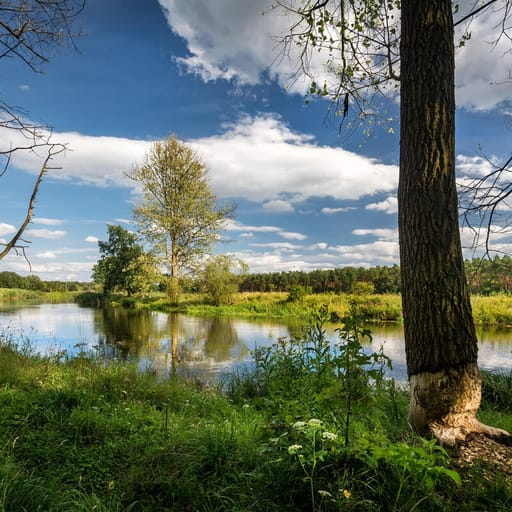
#> input picture homework_6/img1.jpg, 512 x 512 px
$ jupyter execute homework_6.ipynb
#> lines starting #> are read from the running program, lines starting #| are printed output that depends on the picture
[cell 1]
import numpy as np
import cv2 as cv
import matplotlib.pyplot as plt
import math
import copy
from skimage.metrics import structural_similarity as ssim, mean_squared_error as mse

[cell 2]
image = cv.imread('img1.jpg')
#> image is the input picture: shape (512, 512, 3); mean B, G, R 100.7, 112.6, 100.7
image = cv.cvtColor(image, cv.COLOR_BGR2GRAY)
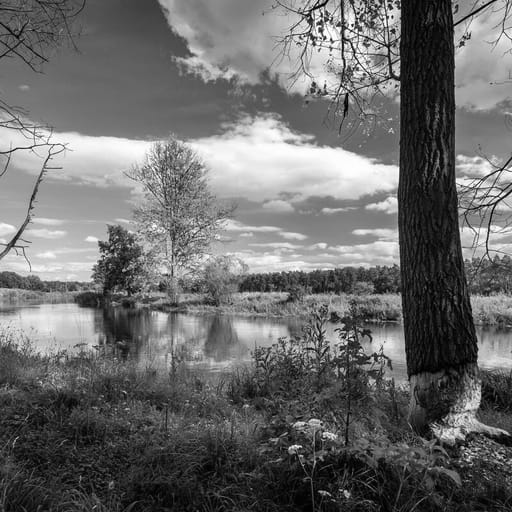
#> image: shape (512, 512); min 0, max 255, mean 107.7
image = image.astype(np.float64)

plt.imshow(image, cmap="gray")

[cell 3]
def haar_transform_horizontal(image_data):
    even_cols = image_data[:, 0::2]
    odd_cols = image_data[:, 1::2]
    low_pass = (even_cols + odd_cols) / 2
    high_pass = (even_cols - odd_cols) / 2
    return np.concatenate([low_pass, high_pass], axis=1)

def haar_wavelet_2d(src):
    horizontal_pass = haar_transform_horizontal(src)
    return haar_transform_horizontal(horizontal_pass.T).T

[cell 4]
wavelet_stage1 = haar_wavelet_2d(image)

wavelet_stage2 = wavelet_stage1.copy()
wavelet_stage2[:256, :256] = haar_wavelet_2d(wavelet_stage1[:256, :256])
#> in haar_transform_horizontal (call 4), `high_pass = (even_cols - odd_cols) / 2`:
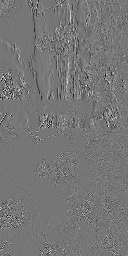
#> high_pass: shape (256, 128) float64; min -62, max 71.5, mean 0.1; drawn with min black and max white

wavelet_stage3 = wavelet_stage2.copy()
wavelet_stage3[:128, :128] = haar_wavelet_2d(wavelet_stage2[:128, :128])
#> in haar_transform_horizontal (call 5), `low_pass = (even_cols + odd_cols) / 2`:
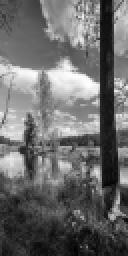
#> low_pass: shape (128, 64) float64 (shown 2 times larger); min 2.5, max 253.2, mean 107.7
#> in haar_transform_horizontal (call 5), `high_pass = (even_cols - odd_cols) / 2`:
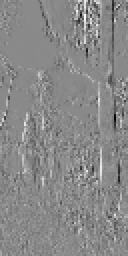
#> high_pass: shape (128, 64) float64 (shown 2 times larger); min -76.22, max 65.34, mean -0.1; drawn with min black and max white
#> in haar_transform_horizontal (call 5), `return np.concatenate([low_pass, high_pass], axis=1)`:
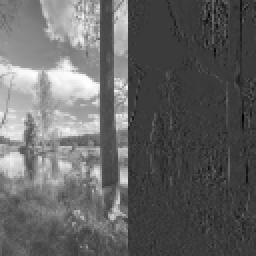
#> returned value: shape (128, 128) float64 (shown 2 times larger); min -76.22, max 253.2, mean 53.8; drawn with min black and max white
#> in haar_wavelet_2d (call 3), `horizontal_pass = haar_transform_horizontal(src)`:
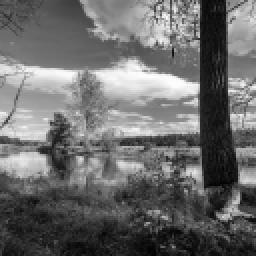
#> src: shape (128, 128) float64 (shown 2 times larger); min 2.5, max 253.6, mean 107.7
#> in haar_transform_horizontal (call 6), `odd_cols = image_data[:, 1::2]`:
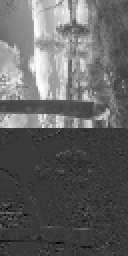
#> odd_cols: shape (128, 64) float64 (shown 2 times larger); min -74.16, max 253, mean 53.7; drawn with min black and max white
#> in haar_transform_horizontal (call 6), `high_pass = (even_cols - odd_cols) / 2`:
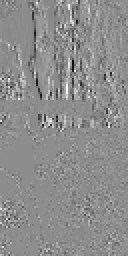
#> high_pass: shape (128, 64) float64 (shown 2 times larger); min -58.59, max 47.3, mean 0.1; drawn with min black and max white
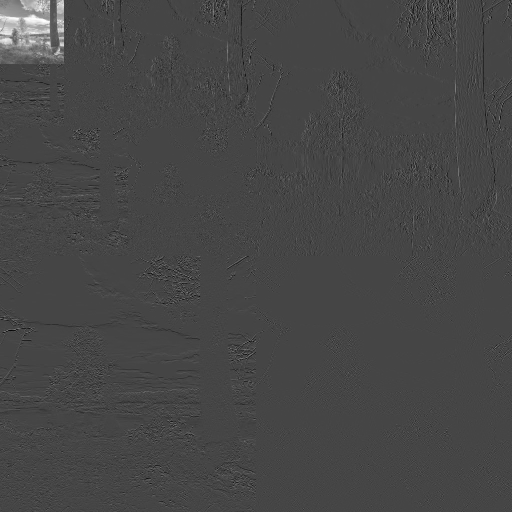
#> wavelet_stage3: shape (512, 512) float64; min -95, max 252.4, mean 1.7; drawn with min black and max white

[cell 5]
def normalize(arr):
    arr_min, arr_max = arr.min(), arr.max()
#> arr_min = -95; arr_max = 254
    return np.uint8((arr - arr_min) / (arr_max - arr_min) * 255)
#> returned value: shape (512, 512)

[cell 6]
plt.figure(figsize=(14, 4))
plt.subplot(131), plt.imshow(normalize(wavelet_stage1), cmap="gray"), plt.title("1"), plt.axis("off")
plt.subplot(132), plt.imshow(normalize(wavelet_stage2), cmap="gray"), plt.title("2"), plt.axis("off")
plt.subplot(133), plt.imshow(normalize(wavelet_stage3), cmap="gray"), plt.title("3"), plt.axis("off")
plt.show()

[cell 7]
plt.figure(figsize=(14, 4))
plt.subplot(131), plt.imshow(normalize(wavelet_stage1[:256, :256]), cmap="gray"), plt.title("1"), plt.axis("off")
plt.subplot(132), plt.imshow(normalize(wavelet_stage2[:128, :128]), cmap="gray"), plt.title("2"), plt.axis("off")
plt.subplot(133), plt.imshow(normalize(wavelet_stage3[:64, :64]), cmap="gray"), plt.title("3"), plt.axis("off")
#> in normalize (call 6), `arr_min, arr_max = arr.min(), arr.max()`: arr_min = 3.5; arr_max = 252.4
#> in normalize (call 6), `return np.uint8((arr - arr_min) / (arr_max - arr_min) * 255)`:
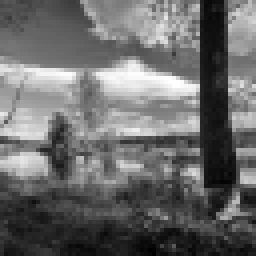
#> returned value: shape (64, 64) (shown 4 times larger); min 0, max 255, mean 106.2
plt.show()
